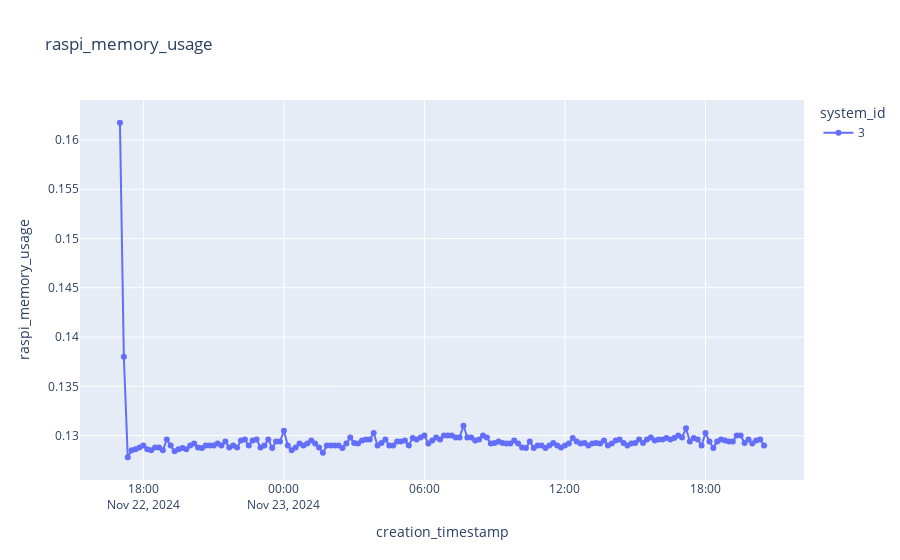

Notebook cell for this chart:
### Code cell
plot_sensor_measurement(df_raw,sensor_id,col_name="raspi_memory_usage",filter=filter)

### Figure 1 — Plotly figure (JSON) as saved in the notebook; plotly's stock layout.template omitted (floating-point values rounded to 4 significant figures; data arrays with more than 128 entries replaced by an {"elided": "..."} marker saying what was removed)
{"data": [{"hovertemplate": "system_id=3<br>creation_timestamp=%{x}<br>raspi_memory_usage=%{y}<extra></extra>", "legendgroup": "3", "line": {"color": "#636efa", "dash": "solid"}, "marker": {"symbol": "circle"}, "mode": "lines+markers", "name": "3", "orientation": "v", "showlegend": true, "type": "scatter", "x": {"elided": "166 str values"}, "xaxis": "x", "y": {"elided": "166 float values"}, "yaxis": "y"}], "layout": {"legend": {"title": {"text": "system_id"}, "tracegroupgap": 0}, "title": {"text": "raspi_memory_usage"}, "xaxis": {"anchor": "y", "domain": [0, 1], "title": {"text": "creation_timestamp"}}, "yaxis": {"anchor": "x", "domain": [0, 1], "title": {"text": "raspi_memory_usage"}}}}
